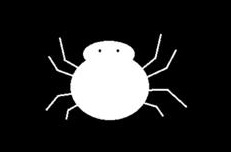
#> input picture 1.base/6.形态学运算/images/2.jpg, 231 x 152 px
$ jupyter execute '4.闭运算.ipynb'
#> lines starting #> are read from the running program, lines starting #| are printed output that depends on the picture
[cell 1]
"""
闭运算是将图像先进行膨胀操作，再进行腐蚀操作。闭运算可以抹除图像内部的细节（或者噪声）。
"""
import matplotlib.pyplot as plt
import matplotlib
import cv2
import numpy as np
matplotlib.rcParams['font.sans-serif'] = ['SimHei']  # 设置中文字体为黑体
matplotlib.rcParams['axes.unicode_minus'] = False  # 解决负号显示问题
image=cv2.imread("./images/2.jpg");
#> image is the input picture: shape (152, 231, 3); min 0, max 255, mean 38.2
plt.subplot(221)
plt.title("原始图")
plt.imshow(cv2.cvtColor(image, cv2.COLOR_BGR2RGB))
plt.subplot(222)
plt.title("闭运算")
zeroArray=np.ones((5,5))
#腐蚀掉噪音，然后在膨胀特点
dest=cv2.dilate(image, zeroArray)
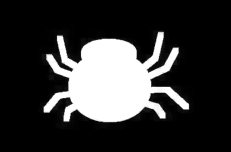
#> dest: shape (152, 231, 3); min 0, max 255, mean 53.5
dest=cv2.erode(dest, zeroArray)
plt.imshow(dest)
plt.subplot(224)
plt.title("闭运算")
dst = cv2.morphologyEx(image, cv2.MORPH_CLOSE, zeroArray) #也可以使用这个形态学方法，效果和erode一致
plt.imshow(dst)
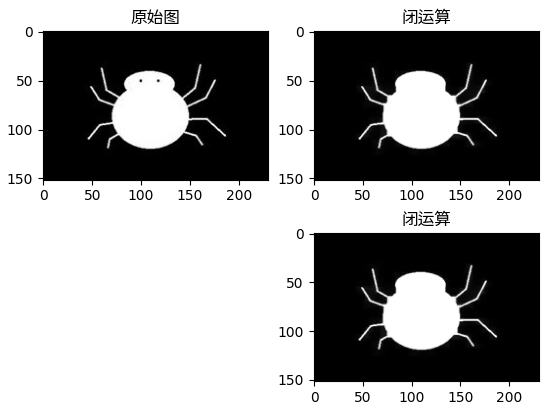
#> figure drawn by matplotlib, 3 panels

$ run again, with 1.base/6.形态学运算/images/1.jpg copied over 1.base/6.形态学运算/images/2.jpg
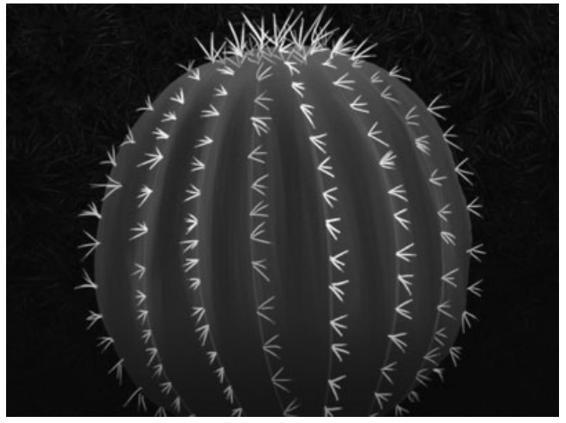
#> input picture 1.base/6.形态学运算/images/1.jpg, 566 x 423 px
#> image is the input picture: shape (423, 566, 3); min 0, max 255, mean 47.5
#> `dest=cv2.dilate(image, zeroArray)`:
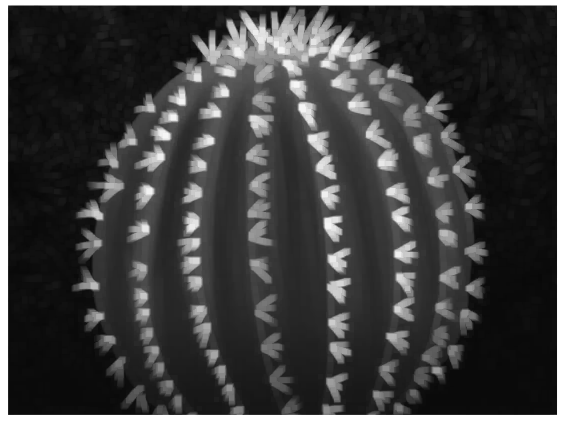
#> dest: shape (423, 566, 3); min 7, max 255, mean 64.5
#> `[cell 1] """ 闭运算是将图像先进行膨胀操作，再进行腐蚀操作。闭运算可以抹除图像内部的细节（或者噪声）。 """ import m..`:
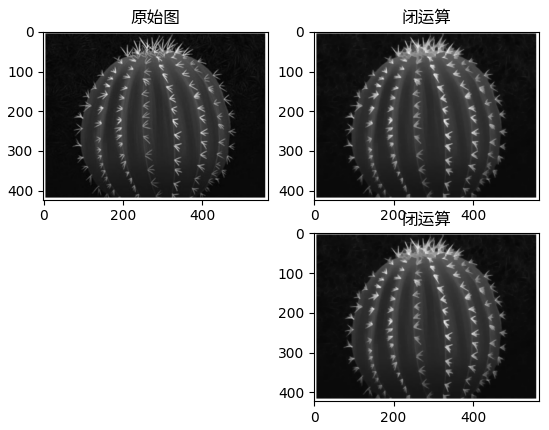
#> figure drawn by matplotlib, 3 panels
